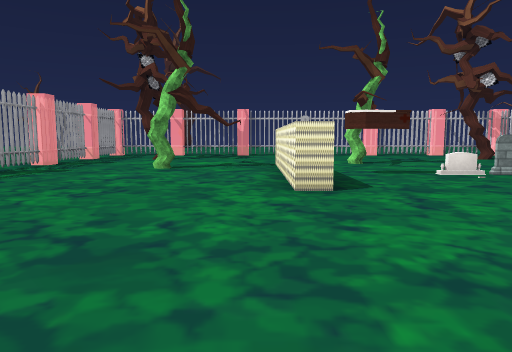
view 1 (above)

14 first-person views from a walk through a 3-D level made in the Unity game engine. The camera is 1.4 m above the floor, tilts 6° down and sees 70° across. The floor is counted in squares, 2 m on a side. Each view is taken from the middle of a square. On the plan, view 1 faces up. The plan holds only what a view shows up to about 11 squares ahead; the rest is blank. The place goes on beyond the plan. The player character is not drawn. Some surface patterns are stand-ins.

view 2
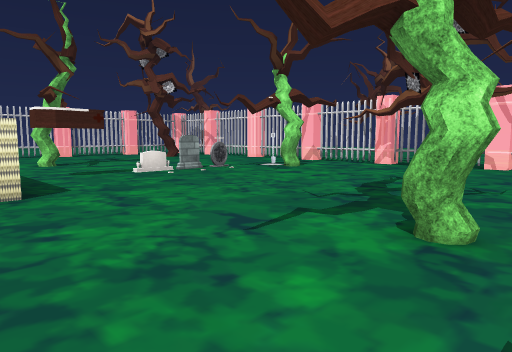

view 3
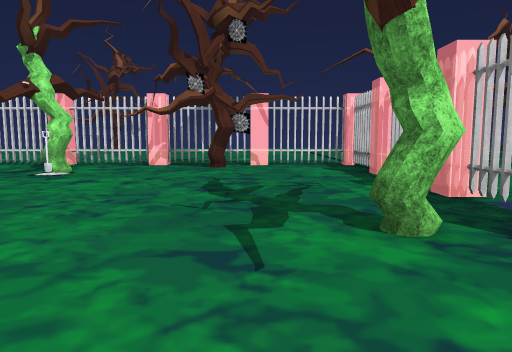

view 4
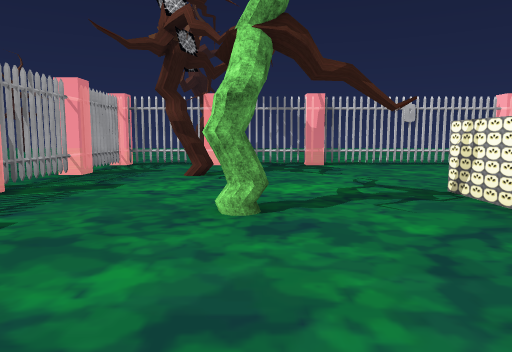

view 5
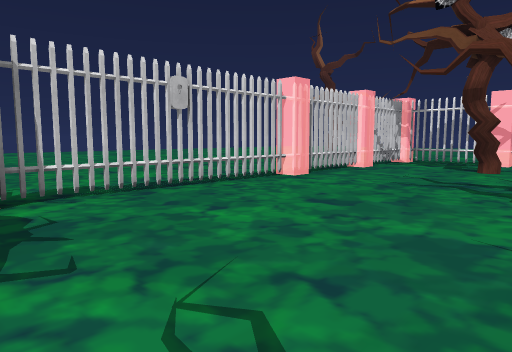

view 6
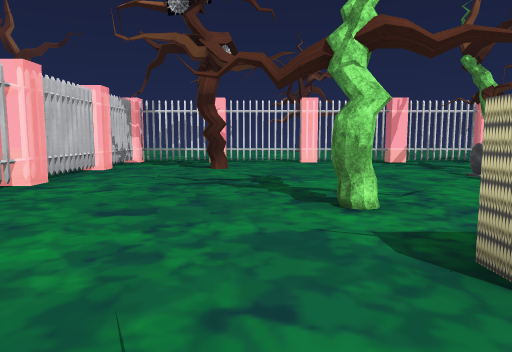

view 7
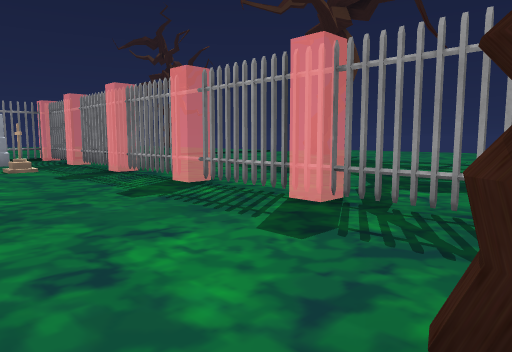

view 8
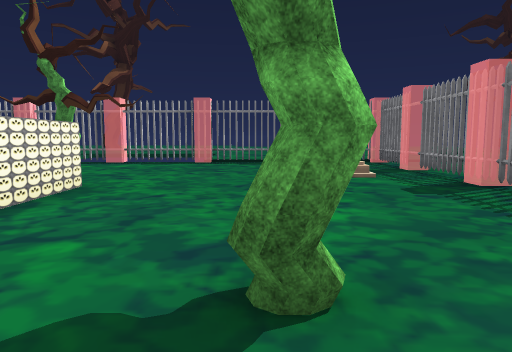

view 9
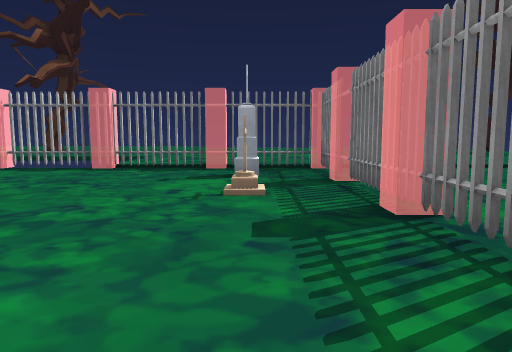

view 10
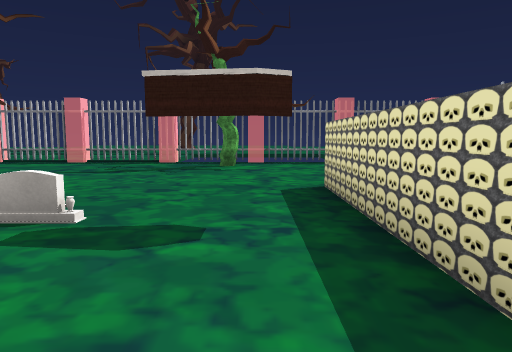

view 11
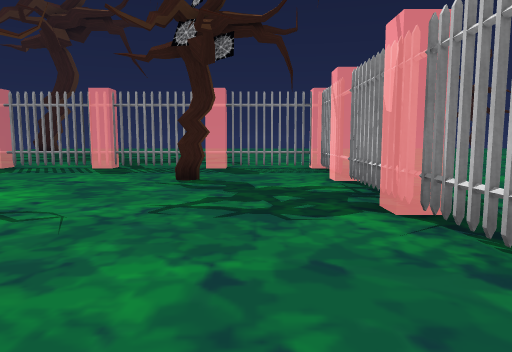

view 12
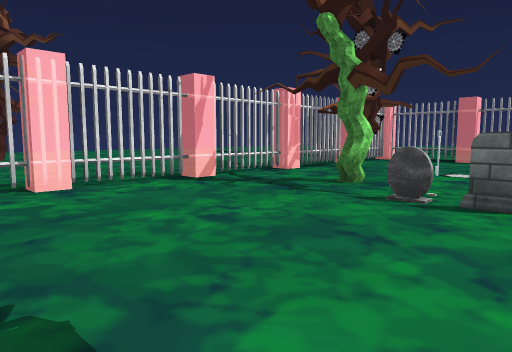

view 13
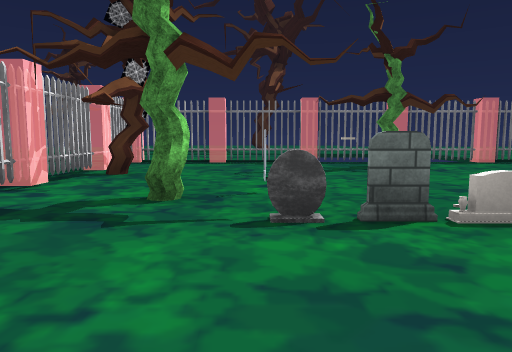

view 14
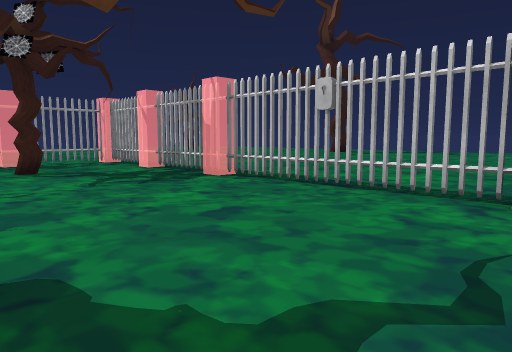

### Floor plan
Points are (right, up) in squares from view 1. A wall is a line through its corners. A room is listed if a view was taken in it or the views show most of it. See-through windows are left out.
Room 1 (views 1, 2, 3, 4, 5, 6, 7, 8, 9, 10, 11, 12, 13, 14)
walls: (1, 8.8) (1, 4.8) (0.5, 4.8) (0.5, 9.8) (1.1, 9.8); (-5.5, 6.8) (-5.5, 5.6); (2.2, -0.5) (3.5, -0.5); (9.5, 7.2) (9.5, 8.5); (-5.5, 8.5) (-5.5, 7.2); (0.5, -0.5) (1.8, -0.5); (3.5, 14.5) (0.4, 14.5); (9.5, 5.5) (9.5, 6.8); (-5.5, 3.6) (-5.5, 2.2); (-1.4, 14.5) (-2.8, 14.5); (5.5, -0.5) (6.8, -0.5); (9.5, 10.5) (9.5, 11.8); (-5.5, 11.8) (-5.5, 10.4); (-2.8, -0.5) (-1.5, -0.5); (9.5, 2.2) (9.5, 3.6); (7.1, 14.5) (4.5, 14.5); (-5.5, 1.6) (-5.5, -0.4); (-3.4, 14.5) (-5.5, 14.5) (-5.5, 12.4); (7.4, -0.5) (9.5, -0.5) (9.5, 1.6); (9.5, 12.4) (9.5, 14.5) (7.4, 14.5); (-4.5, -0.5) (-3.4, -0.5)
objects: other object (-4, 1); other object (-4, 3); other object (-3, 12); other object (-2, 9); other object (3, 1); other object (3, 10); other object (4, 7); other object (5, 6); other object (5, 7); other object (6, 5); other object (6, 7); other object (7, 6); other object (7, 12); other object (9, 3)

Positions as (right, up) in squares from view 1, and headings:
1: (0, 0), facing up
2: (0, 0), facing up-right
3: (0, 2), facing right
4: (-2, 5), facing up
5: (-1, 10), facing up-right
6: (-1, 11), facing right
7: (-2, 12), facing down-left
8: (-2, 10), facing down
9: (-4, 8), facing down
10: (2, 10), facing down
11: (3, 13), facing left
12: (4, 11), facing down-right
13: (6, 10), facing down
14: (5, 10), facing up-left
